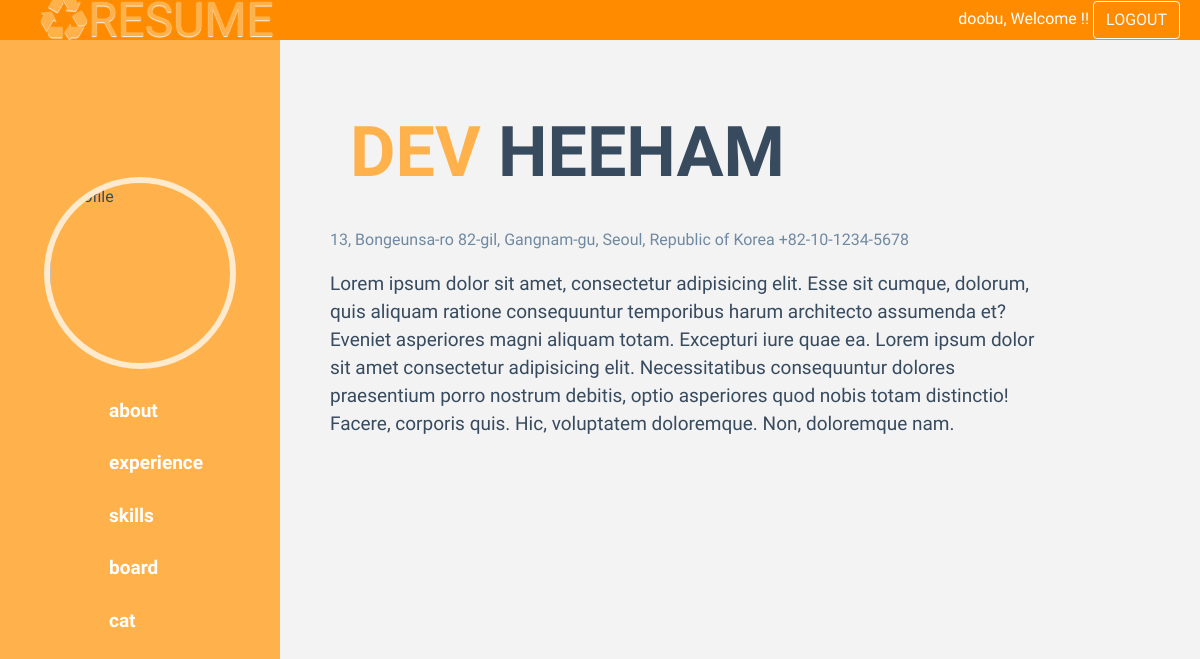
Screenshot of / (signed in) with the database file from the repository.
### main/models.py (models this page shows, shortened)
class Menu (models.Model):
    name = models.CharField(max_length=10)
    link = models.CharField(max_length=100)
    body = models.TextField(null=True)

### main/views.py (the view)
# urls.py: path('', views.index, name="index"),
def index(request):
    inner = Menu.objects.get(name = "about")
    global menu
    context = {
        'menu' : menu,
        'body' : inner.body,
    }
    return render(request, 'main/index.html', context)

### main/templates/main/index.html
{%extends 'main/base.html'%}
{%load static%}
{%block contents%}
    {{ body|safe }}
{%endblock%}

### main/templates/main/base.html (shortened to what this page needs)
{%load static%}
<html lang="ko">
<head>
  <link href="https://cdn.jsdelivr.net/npm/bootstrap@5.0.0-beta2/dist/css/bootstrap.min.css" rel="stylesheet">
  <link rel="stylesheet" href="{% static 'main/style.css' %}">
</head>
<body>
  <div id="loginbar">
    <div><h1 class="logo" >♻RESUME</h1></div>
    <div style='display: flex;'>
    {% if user.is_authenticated %}
      <form method="POST" action="{% url 'accounts:logout' %}">
        {{ user.get_username }}, Welcome !!
          <button type="submit" class="btn btn-outline-light">LOGOUT</button>
          </form>
        {%endif%}
        </div>
  </div>
<div id="resume_container">
  <div class="navbar">
    <img id="profile" src="https://encrypted-tbn0.gstatic.com/images?q=tbn:ANd9GcRbCsHf5uBlOOhD8eHe_fs6utEl8zYzgx6l4Q&usqp=CAU" alt="Profile">
    <ul class="resume_links">
      {%for i in menu%}
      <li class="resume_link"><a href="/{{i.link}}">{{i.name}}</a></li>
      {%endfor%}
    </ul>
  </div>
  <div class="resume_sections">
    <div class="resume_section">
      {%block contents%}
      {%endblock%}
    </div>
  </div>
</div>
</body>
</html>

### main/static/main/style.css (style rules this page uses)
* { padding: 0; margin: 0; box-sizing: border-box; }
#resume_container { display: flex; font-family: "Archivo Black", sans-serif; color: #384b5e; background-color: #f3f3f3; height: calc(100vh - 40px); }
.navbar { width: 280px; height: calc(100vh -40px); background-color: #ffb24b; display: flex; flex-direction: column; justify-content: center; align-items: center; }
.resume_sections { width: calc(100% - 280px); height: calc(100vh- 40px); overflow: scroll; }
#profile { width: 192px; height: 192px; object-fit: cover; border-radius: 50%; border: 6px solid #ffeacd; margin-bottom: 16px; }
a { text-decoration: none; }
.resume_links { list-style-type: none; }
.resume_link { font-size: 19px; font-weight: bolder; padding: 12px 0px; }
.resume_link a { color: white; }
.resume_section { display: flex; flex-direction: column; justify-content: center; padding: 50px; width: 90%; }
.highlight { color: #ffb24b; }
h1 { font-size: 70px; margin: 20px; }
h1.section-title { font-weight: bolder; margin-bottom: 32px; }
.section-sub-desc { color: #6f89a2; line-height: 28px; }
.section-desc { padding: 16px 0px; font-size: 19px; line-height: 28px; }
.section-icons { font-size: 48px; list-style-type: none; display: flex; }
.section-icons li { padding: 10px; }
#loginbar { font-family: "Archivo Black", sans-serif; color:white; font-size: 1rem; background-color: darkorange; display: flex; align-items: center; justify-content:space-between; height: 8px; padding:20px }
.logo { text-shadow: 0px 1px 1px #f3f3f3; color: #ffb24b; font-size: 3rem; }

### rows the page displays
Menu: name "about", body "DEV HEEHAM 13, Bongeunsa-ro 82-gil, Gangnam-gu, Seoul, Republic of Korea +82-10-1234-5678 Lorem ipsum dolor sit amet, consectetur adipisicing elit. Esse sit cumque, dolorum, quis aliquam ratione consequuntur temporibus harum architecto assumenda et? Eveniet asperiores magni aliquam totam. Excepturi iure quae ea. Lorem ipsum dolor sit amet consectetur adipisicing elit. Necessitatibus consequuntur dolores praesentium porro nostrum debitis, optio asperiores quod nobis totam distinctio! Facere, corporis quis. Hic, voluptatem doloremque. Non, doloremque nam."
Menu: name "experience"
Menu: name "skills"
Menu: name "board"
Menu: name "cat"

### other values shown
{{ user.get_username }} "doobu"
